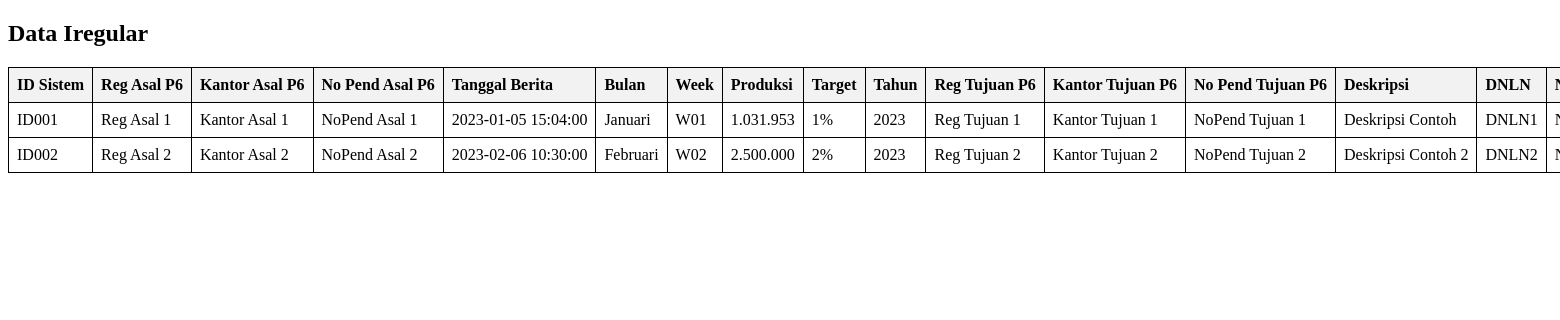
Screenshot of /crud.php with the database file from the repository.
### tables this page shows
CREATE TABLE IF NOT EXISTS iregular (
    id INT AUTO_INCREMENT PRIMARY KEY,
    id_sistem VARCHAR(255) NOT NULL,
    reg_asal_p6 VARCHAR(255) NOT NULL,
    kantor_asal_p6 VARCHAR(255) NOT NULL,
    nopend_asal_p6 VARCHAR(255) NOT NULL,
    tanggal_berita_acara VARCHAR(255) NOT NULL,    
    bulan VARCHAR(50),                         
    week VARCHAR(5),                           
    produksi VARCHAR(50),                      
    target VARCHAR(10),                        
    tahun YEAR,                                
    reg_tujuan_p6 VARCHAR(255) NOT NULL,
    kantor_tujuan_p6 VARCHAR(255) NOT NULL,
    nopend_tujuan_p6 VARCHAR(255) NOT NULL,
    deskripsi TEXT,                            
    dnln VARCHAR(50),                          
    nomor_kiriman VARCHAR(255)                 
);

### crud.php (the view, shortened to what this page needs)
<?php
include 'config.php';
$result = $koneksi->query("SELECT * FROM iregular");
?>
<!DOCTYPE html>
<html lang="en">
<head>
</head>
<body>
<h2>Data Iregular</h2>
<table>
    <thead>
        <tr>
            <th>ID Sistem</th>
            <th>Reg Asal P6</th>
            <th>Kantor Asal P6</th>
            <th>No Pend Asal P6</th>
            <th>Tanggal Berita</th>
            <th>Bulan</th>
            <th>Week</th>
            <th>Produksi</th>
            <th>Target</th>
            <th>Tahun</th>
            <th>Reg Tujuan P6</th>
            <th>Kantor Tujuan P6</th>
            <th>No Pend Tujuan P6</th>
            <th>Deskripsi</th>
            <th>DNLN</th>
            <th>Nomor Kiriman</th>
        </tr>
    </thead>
    <tbody>
        <?php while ($row = $result->fetch_assoc()): ?>
            <tr>
                <td><?= $row['id_sistem'] ?></td>
                <td><?= $row['reg_asal_p6'] ?></td>
                <td><?= $row['kantor_asal_p6'] ?></td>
                <td><?= $row['nopend_asal_p6'] ?></td>
                <td><?= $row['tanggal_berita_acara'] ?></td>
                <td><?= $row['bulan'] ?></td>
                <td><?= $row['week'] ?></td>
                <td><?= $row['produksi'] ?></td>
                <td><?= $row['target'] ?></td>
                <td><?= $row['tahun'] ?></td>
                <td><?= $row['reg_tujuan_p6'] ?></td>
                <td><?= $row['kantor_tujuan_p6'] ?></td>
                <td><?= $row['nopend_tujuan_p6'] ?></td>
                <td><?= $row['deskripsi'] ?></td>
                <td><?= $row['dnln'] ?></td>
                <td><?= $row['nomor_kiriman'] ?></td>
            </tr>
        <?php endwhile; ?>
    </tbody>
</table>
</body>
</html>

### crud.php (style rules this page uses)
table { width: 100%; border-collapse: collapse; table-layout: auto; }
table, th, td { border: 1px solid black; }
th, td { padding: 8px; text-align: left; white-space: nowrap; overflow: hidden; text-overflow: ellipsis; }
th { background-color: #f2f2f2; }
th:nth-child(2) { width: 100px; }
th:nth-child(3) { width: 120px; }
th:nth-child(4) { width: 150px; }
th:nth-child(5) { width: 120px; }
th:nth-child(6) { width: 120px; }
th:nth-child(7) { width: 80px; }
th:nth-child(8) { width: 80px; }
th:nth-child(9) { width: 120px; }
th:nth-child(10) { width: 100px; }
th:nth-child(11) { width: 80px; }
th:nth-child(12) { width: 120px; }
th:nth-child(13) { width: 150px; }
th:nth-child(14) { width: 120px; }
th:nth-child(15) { width: 150px; }
th:nth-child(16) { width: 100px; }

### rows the page displays
iregular: id_sistem "ID001", reg_asal_p6 "Reg Asal 1", kantor_asal_p6 "Kantor Asal 1", nopend_asal_p6 "NoPend Asal 1", tanggal_berita_acara "2023-01-05 15:04:00", bulan "Januari", week "W01", produksi "1.031.953", target "1%", tahun "2023", reg_tujuan_p6 "Reg Tujuan 1", kantor_tujuan_p6 "Kantor Tujuan 1", nopend_tujuan_p6 "NoPend Tujuan 1", deskripsi "Deskripsi Contoh", dnln "DNLN1"
iregular: id_sistem "ID002", reg_asal_p6 "Reg Asal 2", kantor_asal_p6 "Kantor Asal 2", nopend_asal_p6 "NoPend Asal 2", tanggal_berita_acara "2023-02-06 10:30:00", bulan "Februari", week "W02", produksi "2.500.000", target "2%", tahun "2023", reg_tujuan_p6 "Reg Tujuan 2", kantor_tujuan_p6 "Kantor Tujuan 2", nopend_tujuan_p6 "NoPend Tujuan 2", deskripsi "Deskripsi Contoh 2", dnln "DNLN2"
